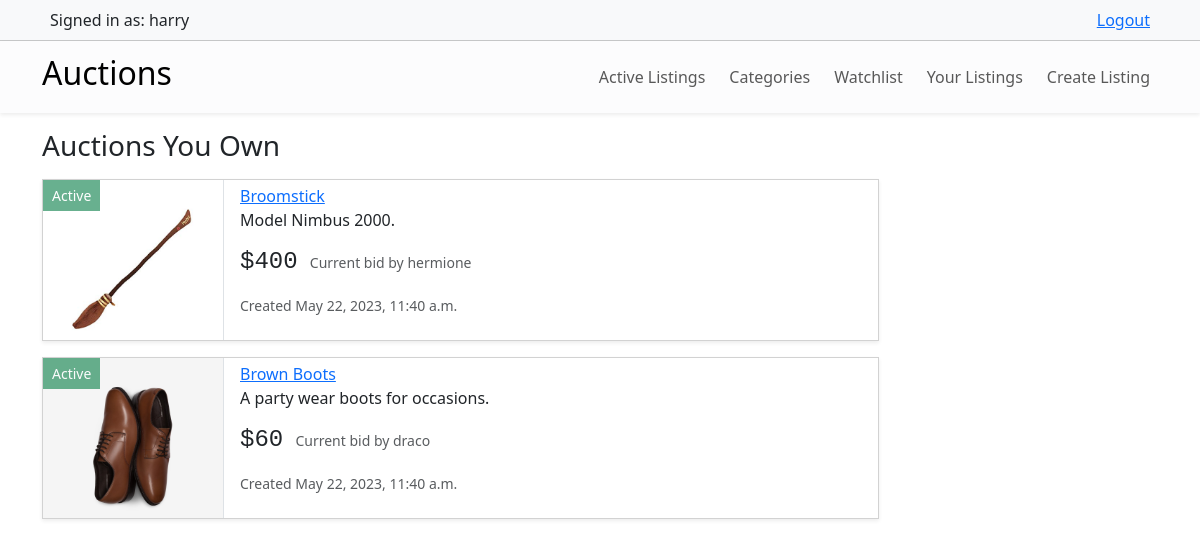
The app's page /your-listings/ (signed in) with its own data.
### auctions/models.py (models this page shows, shortened)
class User(AbstractUser):
    pass

class AuctionListing(models.Model):
    title = models.CharField(max_length=64, unique=True)
    description = models.CharField(max_length=100)
    starting_bid = models.IntegerField()
    category = models.ForeignKey(Category, on_delete=models.SET_NULL, null=True, related_name="auctions")
    image = models.ImageField(upload_to="images/", default="images/default.jpg")
    date_created = models.DateTimeField(default=datetime.datetime.now())
    owner = models.ForeignKey(User, on_delete=models.CASCADE, related_name="auctions")
    is_closed = models.BooleanField(default=False)

class Bid(models.Model):
    amount = models.IntegerField()
    date_created = models.DateTimeField(default=datetime.datetime.now())
    bidder = models.ForeignKey(User, on_delete=models.CASCADE, related_name="biddings")
    auction = models.ForeignKey(AuctionListing, on_delete=models.CASCADE, related_name="bids")

### auctions/views.py (the view)
# urls.py: path("your-listings/", views.your_listings, name="your_listings")
@login_required
def your_listings(request):
    auctions = AuctionListing.objects.filter(owner=request.user).all()
    bids = []
    for auction in auctions:
        bids.append(auction.bids.all().order_by("-amount").first())
    zipped_list = zip(auctions, bids)
    return render(request, "auctions/your-listings.html", {
        "zipped_list": zipped_list
    })

### auctions/templates/auctions/your-listings.html (shortened to what this page needs)
{% extends "auctions/layout.html" %}
{% block body %}
    <h3 class="my-3">Auctions You Own</h3>
    {% for auction, current_bid in zipped_list %}
    <div class="card mb-3 position-relative overflow-hidden rounded-0 w-75 shadow-sm">
        {% if auction.is_closed %}
            <button class="btn btn-danger btn-sm disabled rounded-0 position-absolute">Closed</button>
        {% else %}
            <button class="btn btn-success btn-sm disabled rounded-0 position-absolute">Active</button>
        {% endif %}
        <div class="row g-0">
            <div class="col-md-4 w-auto border-end" style="height: 10rem;">
                <img src="{{ auction.image.url }}" class="img-fluid" alt="listing-img" width="180">
            </div>
            <div class="col-md-8">
                <div class="card-body py-1">
                    <a href="{% url 'view_listing' auction.id %}" class="card-link">{{ auction.title }}</a>
                    <p class="card-text text-overflow-hidden">{{ auction.description }}</p>
                    <p class="card-text">
                            {% if current_bid %}
                                <span class="h4 font-monospace">${{ current_bid.amount }}</span> <small class="text-muted mx-2">Current bid by {{ current_bid.bidder }}</small>
                            {% else %}
                                <span class="h4 font-monospace">${{ auction.starting_bid }}</span> <small class="text-muted mx-2">No bids yet.</small>
                            {% endif %}
                    </p>
                    <p class="card-text"><small class="text-body-secondary">Created {{ auction.date_created }}</small></p>
                </div>
            </div>
        </div>
    </div>
    {% empty %}
    <h4 class="my-5 text-center">Watchlist empty.</h4>
    {% endfor %}
{% endblock %}

### auctions/templates/auctions/layout.html (shortened to what this page needs)
{% load static %}
<!DOCTYPE html>
<html lang="en">
<head>
    <link rel="stylesheet" href="https://cdnjs.cloudflare.com/ajax/libs/font-awesome/4.7.0/css/font-awesome.min.css">
    <link href="https://cdn.jsdelivr.net/npm/bootstrap@5.3.0-alpha3/dist/css/bootstrap.min.css" rel="stylesheet"
>
    <link href="{% static 'auctions/styles.css' %}" rel="stylesheet">
</head>
<body>
    <nav class="navbar bg-body-tertiary">
        <div class="container">
            <div class="d-flex w-100 justify-content-between px-2">
            {% if user.is_authenticated %}
                Signed in as: {{ request.user }}
                <a  href="{% url 'logout' %}">Logout</a>
            {% else %}
                Not signed in.
                <div class="nav-item">
                    <a class="px-2" href="{% url 'login' %}">Login</a>
                    <a href="{% url 'register' %}">Signup</a>
                </div>
            {% endif %}
            </div>
        </div>
    </nav>
    <nav class="navbar navbar-expand-lg bg-light-subtle shadow-sm">
        <div class="container">
            <a class="navbar-brand" href="{% url 'index' %}">
                <h2>Auctions</h2>
            </a>
            <div class="collapse navbar-collapse" id="navbarSupportedContent">
                <ul class="navbar-nav ms-auto mb-2 mb-lg-0 align-items-center gap-2">
                    <li class="nav-item">
                        <a class="nav-link" aria-current="page" href="{% url 'index' %}">Active Listings</a>
                    </li>
                    <li class="nav-item">
                        <a class="nav-link" aria-current="page" href="#">Categories</a>
                    </li>
                    {% if user.is_authenticated %}
                        <li class="nav-item">
                            <a class="nav-link" aria-current="page" href="{% url 'view_watchlist' %}">Watchlist</a>
                        </li>
                        <li class="nav-item">
                            <a class="nav-link" aria-current="page" href="{% url 'your_listings' %}">Your Listings</a>
                        </li>
                        <li class="nav-item">
                            <a class="nav-link" aria-current="page" href="{% url 'create_listing' %}">Create Listing</a>
                        </li>
                    {% endif %}
                </ul>
            </div>
        </div>
    </nav>
    <div class="container">
        {% block body %}
        {% endblock %}
    </div>
</body>
</html>

### auctions/static/auctions/styles.css (style rules this page uses)
.text-overflow-hidden { text-overflow: ellipsis; overflow: hidden; white-space: nowrap; }

### records on screen
User: user "harry"
AuctionListing: image (picture), title "Broomstick", description "Model Nimbus 2000.", amount "400", bidder "hermione", date_created "May 22, 2023, 11:40 a.m."
AuctionListing: image (picture), title "Brown Boots", description "A party wear boots for occasions.", amount "60", bidder "draco", date_created "May 22, 2023, 11:40 a.m."
